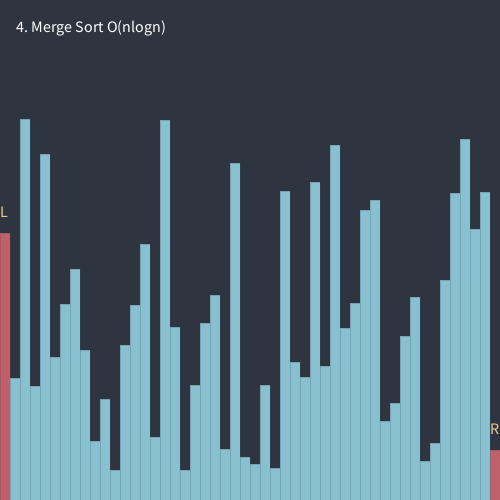
Frame 1 (no input)
Frame 60 (the mouse pressed at the canvas centre just before this capture): identical to frame 1, image omitted
Frame 120 (the mouse held since frame 60 and released just before this capture): identical to frame 1, image omitted

The Processing sketch that drew this single still picture (run headless with seeded random() and noise(); from frame 60 on, the mouse is pressed at the canvas centre):

// Processing sketch: Sort
// ── Sort.pde
import java.util.*;

// keyCode 
final int SPACE = 32;
final int NUMBER_ZERO = 48;
final int NUMBER_ONE = 49;
final int NUMBER_TWO = 50;
final int NUMBER_THREE = 51;
final int NUMBER_FOUR = 52;
final int NUMBER_FIVE = 53;
final int NUMBER_SIX = 54;
final int NUMBER_SEVEN = 55;
final int NUMBER_EIGHT = 56;
final int NUMBER_NINE = 57;

// https://www.nordtheme.com/docs/colors-and-palettes
final int NORD0 = 0xFF2E3440;
final int NORD1 = 0xFF3B4252;
final int NORD2 = 0xFF434C5E;
final int NORD3 = 0xFF4C566A;

final int NORD4 = 0xFFD8DEE9;
final int NORD5 = 0xFFE5E9F0;
final int NORD6 = 0xFFECEFF4;

final int NORD7 = 0xFF8FBCBB;
final int NORD8 = 0xFF88C0D0;
final int NORD9 = 0xFF81A1C1;
final int NORD10 = 0xFF81A1C1;

final int NORD11 = 0xFFBF616A;
final int NORD12 = 0xFFD08770;
final int NORD13 = 0xFFEBCB8B;
final int NORD14 = 0xFFA3BE8C;
final int NORD15 = 0xFFB48EAD;

boolean isRunning = false;
AbsSort sort;

void setup() {
    size(500, 500);
    //fullScreen();
    sort = new MergeSort();
}

void redraw() {
    background(NORD0);
    isRunning = false;
}

void draw() {
    background(NORD0);
    
    if (isRunning) {
        sort.next();
    }
    sort.draw();
}

void keyPressed() {
    if (keyCode == NUMBER_ONE) {
        redraw();
        sort = new BubbleSort();
    }else if (keyCode == NUMBER_TWO) {
        redraw();
        sort = new SelectionSort();
    } else if (keyCode == NUMBER_THREE) {
        redraw();
        sort = new QuickSort();
    } else if (keyCode == NUMBER_FOUR) {
        redraw();
        sort = new MergeSort();
    } else if (keyCode == SPACE) {
        isRunning = !isRunning;
    } else if (keyCode == RIGHT) {
        isRunning = false;
        sort.next();
        sort.draw();
    }    
}

// ── AbsSort.pde
abstract class AbsSort {
    protected int[] arr;
    protected int n;
    protected int w = 10;
    protected int fontSize = 16;
    
    public AbsSort() {
        n = (int) (width / w);
        arr = new int[n];
        for (int i = 0; i < n; i++) {
            arr[i] = (int) random(height * 0.05, height * 0.8);
        }
    }
    
    abstract void next();
    
    protected void fillColor(int index) {}
    
    protected void swap(int i, int j) {
        int temp = arr[i];
        arr[i] = arr[j];
        arr[j] = temp;
    }
    
    public void draw() {
        fill(255);
        textSize(fontSize);
        text(sort.toString(), fontSize, fontSize + fontSize);
    
        stroke(NORD2);
        strokeWeight(0.25);
        
        for (int i = 0; i < arr.length; i++) {
            fillColor(i);
            rect(i * w, height - arr[i], w, arr[i]);
        }
    }
}

// ── BubbleSort.pde
/**
 * void bubbleSort(int[] arr) {
 *     for (int i = 1; i < arr.length; i++) {
 *         for (int j = 0; j < arr.length - i; j++) {
 *             if (arr[j] > arr[j + 1]) {
 *                 swap(arr, j, j + 1);
 *             }
 *         }
 *     }
 * }
 */
class BubbleSort extends AbsSort {
    private int i = 1;
    private int j = 0;
 
    @Override
    public void next() {
        if (i == n || j == n) return;
        
        if (arr[j + 1] < arr[j]) {
            swap(j + 1, j);
        }
        
        if (++j == n - i) {
             j = 0;   
             i++;
        }
    }
    
    @Override
    protected void fillColor(int index) {
        if (index == j) {
            fill(NORD11);   
        } else if (index == j + 1) {
            fill(NORD13);
        } else {
            fill(NORD8);
        }
    }
    
    @Override
    public String toString() {
        return "1. Bubble Sort O(n^2)";
    }
}

// ── MergeSort.pde
class MergeSort extends AbsSort {
    private static final int STATE_MERGE = -1;
    private static final int STATE_SPLIT = -2;

    private Deque<Integer> stack = new ArrayDeque<Integer>();
    private int l = 0, r = n - 1, m = l + (r - l) / 2;
    private int state = STATE_SPLIT;
    
    private int i = 0, j = r;
    private int[] temp = new int[n];

    public MergeSort() {
        push(l, r, state);
    }

    @Override
    public void next() {
        if (state == STATE_MERGE) {
            if (i <= r) {
                arr[i++] = temp[j++];
            } else {
                state = STATE_SPLIT;
            }
            return;
        }
        
        if (stack.isEmpty()) return;

        pop();
        
        m = l + (r - l) / 2;
        
        if (state == STATE_SPLIT) {
            if (l < r) {
                push(l, r, STATE_MERGE);
                push(m + 1, r, STATE_SPLIT);
                push(l, m, STATE_SPLIT);
            }
        } else {
            merge();
        }
    }
    
    private void merge() {
        i = l;
        j = m + 1;
        
        int k = 0;
        while (i <= m && j <= r) {
            if (arr[i] < arr[j]) {
                temp[k++] = arr[i++];
            } else {
                temp[k++] = arr[j++];
            }
        }

        while (i <= m) {
            temp[k++] = arr[i++];
        }

        while (j <= r) {
            temp[k++] = arr[j++];
        }
        
        i = l;
        j = 0;
    }
    
    private void pop() {
        l = stack.pop();
        r = stack.pop();
        state = stack.pop();
    }
    
    private void push(int l, int r, int state) {
        stack.push(state);
        stack.push(r);
        stack.push(l);
    }

    @Override
    public void draw() {
        super.draw();
        if (l < r) {
            int lx = l * w;
            int ly = height - arr[l];

            fill(NORD13);
            text("L", lx, ly - fontSize);

            int rx = r * w;
            int ry = height - arr[r];
            text("R", rx, ry - fontSize);
        }
    }

    @Override
    protected void fillColor(int index) {
        if (index == l || index == r) {
            fill(NORD11);
        } else if (index == i) {
            fill(NORD13);
        } else {
            fill(NORD8);
        }
    }

    @Override
    public String toString() {
        return "4. Merge Sort O(nlogn)";
    }
}

// ── QuickSort.pde
class QuickSort extends AbsSort {
    private static final int STATE_SPLIT = -1;
    private static final int STATE_PARTITION_LEFT = -2; 
    private static final int STATE_PARTITION_RIGHT = -3;
    
    private Deque<Integer> stack = new ArrayDeque<Integer>();
    private int l, r, i, j, pivot, state;
    
    public QuickSort() {
        i = l = 0;
        j = r = n - 1;
        pivot = arr[i];
        state = STATE_PARTITION_RIGHT;
    }

    @Override
    public void next() {
        if (state != STATE_SPLIT) {
            if (i < j) {
                partition();
            } else {
                state = STATE_SPLIT;
                if (l < r) {
                    arr[i] = pivot;
                    push(i + 1, r, STATE_PARTITION_RIGHT);
                    push(l, i - 1, STATE_PARTITION_RIGHT);
                }
            }
        } else if (!stack.isEmpty()) {
            pop();
            while (l >= r && !stack.isEmpty()) pop();
            
            if (l < r) {
                pivot = arr[i];
            }
        }
    }
    
    private void partition() {
        if (state == STATE_PARTITION_RIGHT) {
            if (arr[j] >= pivot) {
                j--;
            } else {
                arr[i] = arr[j];
                state = STATE_PARTITION_LEFT;
            }
        } else {
            if (arr[i] <= pivot) {
                i++;
            } else {
                arr[j] = arr[i]; 
                state = STATE_PARTITION_RIGHT;
            }
        }
    }
    
    private void pop() {
        i = l = stack.pop();
        j = r = stack.pop();
        state = stack.pop();
    }
    
    private void push(int l, int r, int state) {
        stack.push(state);
        stack.push(r);
        stack.push(l);
    }
    
    @Override
    public void draw() {
        super.draw();
        if (l < r) {
            int lx = l * w;
            int ly = height - arr[l];
            fill(NORD14);
            text("P", lx, ly - 2.5 * fontSize);
            
            fill(NORD13);
            text("L", lx, ly - fontSize);
            
            int rx = r * w;
            int ry = height - arr[r];
            text("R", rx, ry - fontSize);
        }
    }

    @Override
    protected void fillColor(int index) {
        if (index == l || index == r) {
            fill(NORD13);
        } else if (index == i || index == j) {
            fill(NORD11);
        } else {
            fill(NORD8);
        }
    }

    @Override 
    public String toString() {
        return "3. Quick Sort O(nlogn)";
    }
}

// ── SelectionSort.pde
/**
 * void selectionSort(int[] arr) {
 *     for (int i = 0; i < arr.length; i++) {
 *         for (int j = i + 1; j < arr.length; j++) {
 *             if (arr[j] < arr[i]) {
 *                 swap(arr, j, i);
 *             }
 *         }
 *     }
 * }
 */
class SelectionSort extends AbsSort {
    private int i = 0;
    private int j = 1;
    
    @Override
    public void next() {
        if (i == n || j == n) return;
        
        if (arr[j] < arr[i]) {
            swap(i, j);
        }
        
        if (++j == n) {
            j = ++i + 1;
        }
    }
    
    @Override
    protected void fillColor(int index) {
        if (index == i) {
            fill(NORD11);   
        } else if (index == j) {
            fill(NORD13);
        } else {
            fill(NORD8);
        }
    }
        
    @Override
    public String toString() {
        return "2. Selection Sort O(n^2)";
    }
}
